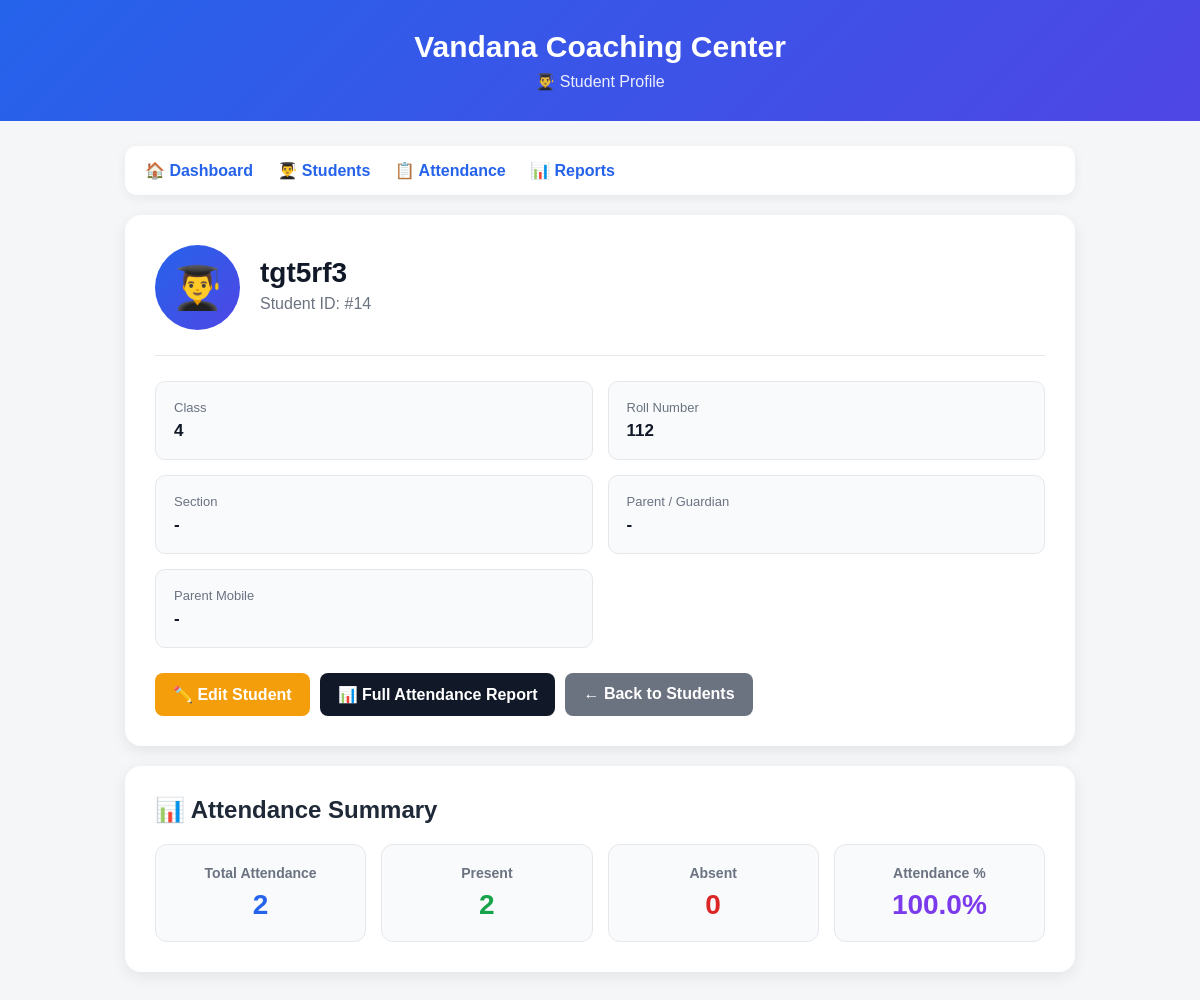
Page /student_profile/14 on the earlier database version.
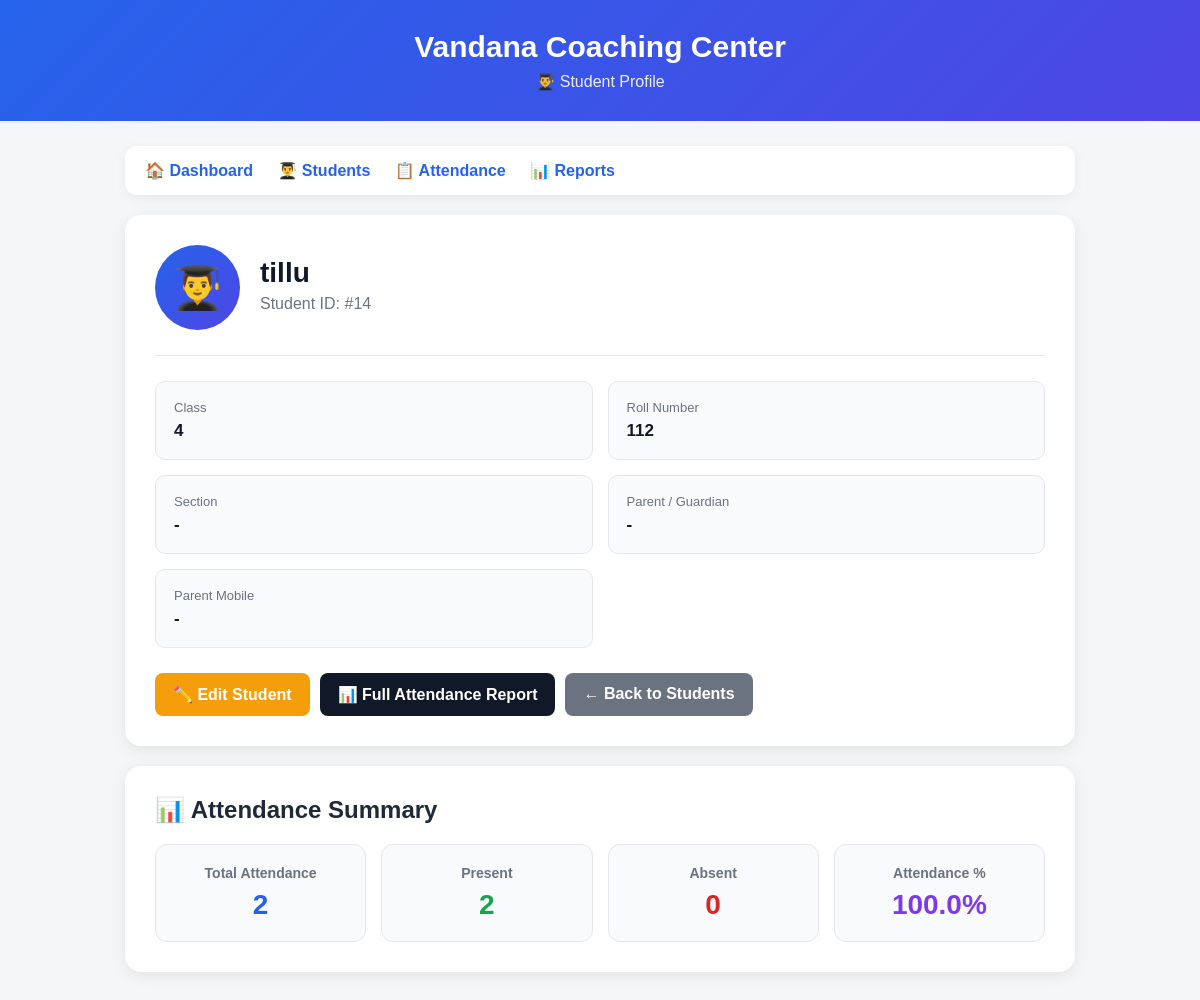
Same page on the later database version.
### tables this page shows
CREATE TABLE students (
            id INTEGER PRIMARY KEY AUTOINCREMENT,
            name TEXT NOT NULL,
            class_name TEXT NOT NULL,
            roll_number TEXT
        , guardian_name TEXT, guardian_phone TEXT, section TEXT);

### app.py (the view)
@app.route(
    "/student_profile/<int:student_id>"
)
def student_profile(student_id):
    conn = get_db_connection()
    student = conn.execute("""
        SELECT *
        FROM students
        WHERE id = ?
    """, (
        student_id,
    )).fetchone()
    if not student:
        conn.close()
        return "Student not found"
    total = conn.execute("""
        SELECT COUNT(*)

        FROM attendance

        WHERE student_id = ?

    """, (
        student_id,
    )).fetchone()[0]
    present = conn.execute("""
        SELECT COUNT(*)

        FROM attendance

        WHERE student_id = ?

        AND status = 'Present'

    """, (
        student_id,
    )).fetchone()[0]
    absent = total - present
    if total > 0:
        percentage = round(
            (present / total) * 100,
            2
        )
    else:
        percentage = 0
    conn.close()
    return render_template(
        "student_profile.html",
        student=student,
        total=total,
        present=present,
        absent=absent,
        percentage=percentage
    )

### app.py (called while the page is built)
def get_db_connection():
    conn = sqlite3.connect(DATABASE)
    conn.row_factory = sqlite3.Row
    return conn

### templates/student_profile.html (shortened to what this page needs)
<!DOCTYPE html>
<html lang="en">
<head>
</head>
<body>
<div class="header">
    <h1>
        Vandana Coaching Center
    </h1>
    <p>
        👨‍🎓 Student Profile
    </p>
</div>
<div class="container">
<div class="nav">
    <a href="/">
        🏠 Dashboard
    </a>
    <a href="/students">
        👨‍🎓 Students
    </a>
    <a href="/attendance">
        📋 Attendance
    </a>
    <a href="/reports">
        📊 Reports
    </a>
</div>
<div class="profile-card">
    <div class="profile-top">
        <div class="avatar">
            👨‍🎓
        </div>
        <div class="profile-name">
            <h2>
                {{ student['name'] }}
            </h2>
            <p>
                Student ID: #{{ student['id'] }}
            </p>
        </div>
    </div>
    <div class="details">
        <div class="detail-box">
            <div class="detail-label">
                Class
            </div>
            <div class="detail-value">
                {{ student['class_name'] }}
            </div>
        </div>
        <div class="detail-box">
            <div class="detail-label">
                Roll Number
            </div>
            <div class="detail-value">
                {{ student['roll_number'] or '-' }}
            </div>
        </div>
        <div class="detail-box">
            <div class="detail-label">
                Section
            </div>
            <div class="detail-value">
                {{ student['section'] or '-' }}
            </div>
        </div>
        <div class="detail-box">
            <div class="detail-label">
                Parent / Guardian
            </div>
            <div class="detail-value">
                {{ student['guardian_name'] or '-' }}
            </div>
        </div>
        <div class="detail-box">
            <div class="detail-label">
                Parent Mobile
            </div>
            <div class="detail-value">
                {% if student['guardian_phone'] %}
                    <a
                        class="phone-link"
                        href="tel:{{ student['guardian_phone'] }}"
                    >
                        📞 {{ student['guardian_phone'] }}
                    </a>
                {% else %}
                    -
                {% endif %}
            </div>
        </div>
    </div>
    <div class="buttons">
        <a
            href="/edit_student/{{ student['id'] }}"
            class="btn edit"
        >
            ✏️ Edit Student
        </a>
        <a
            href="/student_report/{{ student['id'] }}"
            class="btn report"
        >
            📊 Full Attendance Report
        </a>
        <a
            href="/students"
            class="btn back"
        >
            ← Back to Students
        </a>
    </div>
</div>
<div class="profile-card">
    <h2 class="attendance-title">
        📊 Attendance Summary
    </h2>
    <div class="attendance-grid">
        <div class="attendance-card">
            <h3>
                Total Attendance
            </h3>
            <p class="total">
                {{ total }}
            </p>
        </div>
        <div class="attendance-card">
            <h3>
                Present
            </h3>
            <p class="present">
                {{ present }}
            </p>
        </div>
        <div class="attendance-card">
            <h3>
                Absent
            </h3>
            <p class="absent">
                {{ absent }}
            </p>
        </div>
        <div class="attendance-card">
            <h3>
                Attendance %
            </h3>
            <p class="percentage">
                {{ percentage }}%
            </p>
        </div>
    </div>
</div>
</div>
</body>
</html>

Differences in the rows shown:
changed students id 14: name "tgt5rf3" → "tillu"
